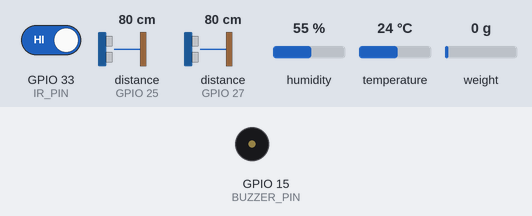
Simulated run of this sketch. Board: ESP32. On the bench: buzzer (waves = sounding, pin HIGH). Wiring (inferred from the names in the program): 2 × ultrasonic range finder: trigger GPIO 14, echo GPIO 27 / trigger GPIO 26, echo GPIO 25. The inputs (shaded band) are chosen by the test bench; at power-on: distance to the obstacle (sensors on GPIO 25, GPIO 27) 80 cm, GPIO 33 (IR_PIN) HIGH, humidity 55 %, temperature 24 °C, weight on the scale 0 g. The echo pulse lasts 58.3 µs per cm; WiFi joins after 1.5 s; servers stay silent unless stated; pins used as bus, display or sensor lines are not drawn; what the sketch prints to the serial monitor is not drawn.

Above: at 6.0 s.
6.1 s: distance to the obstacle (sensor on GPIO 25) set to 56 cm
7.6 s: distance to the obstacle (sensor on GPIO 25) set to 46 cm
At 9.7 s:
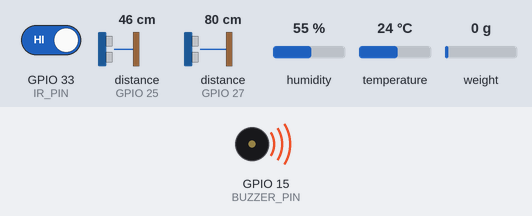
10.6 s: distance to the obstacle (sensor on GPIO 25) set to 60 cm
At 12.5 s:
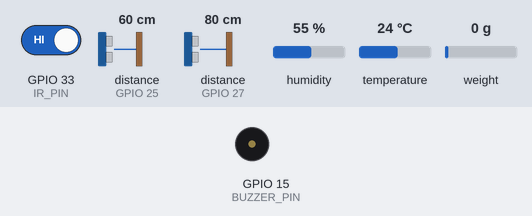
13.2 s: distance to the obstacle (sensor on GPIO 25) set to 2 cm
At 15.3 s:
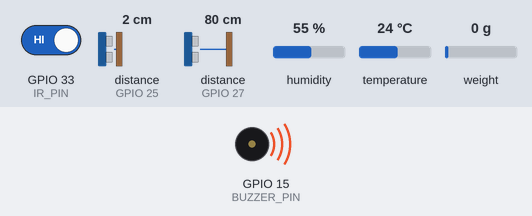
Timing chart, 0 to 16.8 s (numbered marks = the images above; inputs shaded):
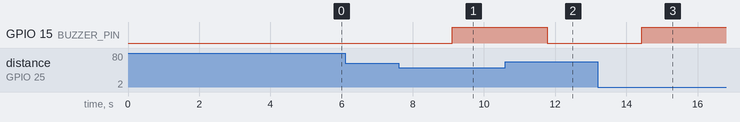

Measured:
- the behaviour switches between 51 and 50 cm on distance to the obstacle (sensor on GPIO 25) (found by bisection; images 0 and 1)
- after the input at 6.1 s, every drawn part: stays the same
- after the input at 7.6 s, GPIO 15 (BUZZER_PIN): LOW → HIGH after 1.5 s
- after the input at 10.6 s, GPIO 15 (BUZZER_PIN): HIGH → LOW after 1.2 s
- after the input at 13.2 s, GPIO 15 (BUZZER_PIN): LOW → HIGH after 1.2 s

The sketch:

mew.ino
```cpp
#define CONFIG_ASYNC_TCP_RUNNING_CORE 1
#define ASYNC_TCP_PRIORITY 3
#define SERVER_TASK_PRIORITY 2
#include <Arduino.h>
#include <WiFi.h>
#include <AsyncTCP.h>
#include <ESPAsyncWebServer.h>
#include <HX711.h>
#include <DHT.h>
#include <ArduinoJson.h>

// Wi-Fi credentials
const char* ssid = "ihithitler";
const char* password = "ihithitlerr";

// Pin Definitions
#define TRIG_PIN_1 26
#define ECHO_PIN_1 25
#define TRIG_PIN_2 14
#define ECHO_PIN_2 27
#define IR_PIN 33
#define DHT_PIN 32
#define BUZZER_PIN 15
#define LOADCELL_DOUT_PIN 4
#define LOADCELL_SCK_PIN 5

// Constants
#define DHT_TYPE DHT11 // Change to DHT22 if using that sensor
#define DISTANCE_THRESHOLD 50.0 // cm
#define WEIGHT_THRESHOLD 50.0 // grams

// Add these definitions at the top after other #defines
#define CONFIG_ASYNC_TCP_RUNNING_CORE 1
#define ASYNC_TCP_PRIORITY 3
#define SERVER_TASK_PRIORITY 2

// Global Variables
HX711 scale;
DHT dht(DHT_PIN, DHT_TYPE);
AsyncWebServer server(80);
AsyncEventSource events("/events");

// HTML Page
const char index_html[] PROGMEM = R"rawliteral(
<!DOCTYPE html>
<html>
<head>
  <title>ESP32 Sensor Dashboard</title>
  <meta charset="utf-8">
  <meta name="viewport" content="width=device-width, initial-scale=1">
  <style>
    body {
      font-family: 'Poppins', sans-serif;
      text-align: center;
      margin: 0;
      padding: 0;
      background-color: #121212;
      color: #f1f1f1;
    }
    h1 {
      background: linear-gradient(135deg, #007bff, #00c6ff);
      color: white;
      padding: 20px;
      margin: 0;
      font-size: 24px;
      text-transform: uppercase;
      letter-spacing: 2px;
    }
    .container {
      max-width: 500px;
      margin: 30px auto;
      background: #1e1e1e;
      padding: 20px;
      border-radius: 10px;
      box-shadow: 0px 4px 8px rgba(0, 0, 0, 0.3);
    }
    .sensor {
      font-weight: bold;
      font-size: 24px;
      color: #00c6ff;
      display: inline-block;
      transition: transform 0.3s ease-in-out;
    }
    .sensor:hover {
      transform: scale(1.1);
      color: #ff4081;
    }
    p {
      font-size: 18px;
      margin: 15px 0;
      color: #bbb;
    }
    footer {
      margin-top: 20px;
      font-size: 14px;
      color: #888;
    }
  </style>
</head>
<body>
  <h1>ESP32 Sensor Dashboard</h1>
  <div class="container">
    <p>Distance 1: <span id="distance1" class="sensor">--</span> cm</p>
    <p>Distance 2: <span id="distance2" class="sensor">--</span> cm</p>
    <p>IR Sensor: <span id="irDetected" class="sensor">--</span></p>
    <p>Humidity: <span id="humidity" class="sensor">--</span> %</p>
    <p>Temperature: <span id="temperature" class="sensor">--</span> °C</p>
    <p>Weight: <span id="weight" class="sensor">--</span> g</p>
  </div>
  <footer>&copy; 2025 Your Name</footer>
  <script>
    if (!!window.EventSource) {
      var source = new EventSource('/events');
      source.addEventListener('message', function(e) {
        var data = JSON.parse(e.data);
        document.getElementById('distance1').innerText = data.distance1;
        document.getElementById('distance2').innerText = data.distance2;
        document.getElementById('irDetected').innerText = data.irDetected ? "Object Detected" : "No Object";
        document.getElementById('humidity').innerText = data.humidity;
        document.getElementById('temperature').innerText = data.temperature;
        document.getElementById('weight').innerText = data.weight;
      }, false);
    }
  </script>
</body>
</html>
)rawliteral";

float measureDistance(int trigPin, int echoPin) {
    digitalWrite(trigPin, LOW);
    delayMicroseconds(2);
    digitalWrite(trigPin, HIGH);
    delayMicroseconds(10);
    digitalWrite(trigPin, LOW);

    unsigned long timeout = 30000;  // 30ms timeout
    long duration = pulseIn(echoPin, HIGH, timeout);

    if (duration == 0) {
        Serial.println("Distance measurement timeout");
        return 999.9;
    }

    float distance = duration * 0.034 / 2;
    return (distance > 400.0) ? 999.9 : distance;  // Filter invalid readings
}

void initWiFi() {
    WiFi.mode(WIFI_STA);
    WiFi.disconnect();
    delay(100);

    Serial.print("Connecting to WiFi");
    WiFi.begin(ssid, password);

    int attempts = 0;
    while (WiFi.status() != WL_CONNECTED && attempts < 20) {
        delay(500);
        Serial.print(".");
        attempts++;
    }

    if (WiFi.status() == WL_CONNECTED) {
        Serial.println("\nConnected!");
        Serial.print("IP: ");
        Serial.println(WiFi.localIP());
    } else {
        Serial.println("\nConnection failed - Restarting");
        ESP.restart();
    }
}

void setup() {
    Serial.begin(115200);
    delay(1000);

    // Initialize pins first
    pinMode(TRIG_PIN_1, OUTPUT);
    pinMode(ECHO_PIN_1, INPUT);
    pinMode(TRIG_PIN_2, OUTPUT);
    pinMode(ECHO_PIN_2, INPUT);
    pinMode(IR_PIN, INPUT);
    pinMode(BUZZER_PIN, OUTPUT);
    digitalWrite(BUZZER_PIN, LOW);

    // Initialize sensors
    dht.begin();

    // Initialize scale
    scale.begin(LOADCELL_DOUT_PIN, LOADCELL_SCK_PIN);
    if (scale.wait_ready_timeout(1000)) {
        Serial.println("HX711 initialized");
        scale.set_scale();
        scale.tare();
    } else {
        Serial.println("HX711 not found!");
        delay(1000);
        ESP.restart();
    }

    // Initialize WiFi first, before web server
    initWiFi();
    delay(1000); // Give WiFi time to stabilize

    // Initialize web server with protective delay
    DefaultHeaders::Instance().addHeader("Access-Control-Allow-Origin", "*");

    // Server routes with error checking
    server.on("/", HTTP_GET, [](AsyncWebServerRequest *request) {
        if (request->client()->space() > 0) {
            request->send(200, "text/html", index_html);
        }
    });

    events.onConnect([](AsyncEventSourceClient *client) {
        if (client->lastId()) {
            Serial.printf("Client reconnected! Last ID: %u\n", client->lastId());
        }
    });

    server.addHandler(&events);

    // Start server with protective delay
    delay(100);
    server.begin();
    delay(100);

    Serial.println("Server started");
}

void loop() {
    static unsigned long lastUpdate = 0;
    static unsigned long lastWiFiCheck = 0;
    const unsigned long UPDATE_INTERVAL = 1000;
    const unsigned long WIFI_CHECK_INTERVAL = 5000;

    // Regular sensor updates
    if (millis() - lastUpdate >= UPDATE_INTERVAL) {
        // Create JSON document with exact size calculation
        const size_t capacity = JSON_OBJECT_SIZE(6) + 100;
        StaticJsonDocument<capacity> doc;

        // Read sensors only when needed
        doc["distance1"] = measureDistance(TRIG_PIN_1, ECHO_PIN_1);
        doc["distance2"] = measureDistance(TRIG_PIN_2, ECHO_PIN_2);
        doc["irDetected"] = digitalRead(IR_PIN);

        float h = dht.readHumidity();
        float t = dht.readTemperature();
        doc["humidity"] = isnan(h) ? 0 : h;
        doc["temperature"] = isnan(t) ? 0 : t;

        float weight = 0;
        if (scale.wait_ready_timeout(100)) {
            weight = scale.get_units(3);
            if (isnan(weight) || weight < -999999 || weight > 999999) {
                weight = 0;
            }
        }
        doc["weight"] = weight;

        // Use char array instead of String for JSON
        char jsonBuffer[256];
        serializeJson(doc, jsonBuffer);

        // Send only if WiFi is connected
        if (WiFi.status() == WL_CONNECTED) {
            events.send(jsonBuffer, "message", millis());
            Serial.println(jsonBuffer);
        }

        // Threshold checks
        bool alert = false;
        float d1 = doc["distance1"].as<float>();
        float d2 = doc["distance2"].as<float>();

        if (d1 > 0 && d1 < DISTANCE_THRESHOLD) alert = true;
        if (d2 > 0 && d2 < DISTANCE_THRESHOLD) alert = true;
        if (weight > 0 && weight < WEIGHT_THRESHOLD) alert = true;

        digitalWrite(BUZZER_PIN, alert ? HIGH : LOW);

        lastUpdate = millis();
    }

    // WiFi check with more delay between reconnection attempts
    if (millis() - lastWiFiCheck >= WIFI_CHECK_INTERVAL) {
        if (WiFi.status() != WL_CONNECTED) {
            Serial.println("WiFi disconnected - Reconnecting");
            WiFi.disconnect(true);
            delay(1000);
            initWiFi();
        }
        lastWiFiCheck = millis();
    }

    // Increased delay to reduce CPU load
    delay(20);
}
```
